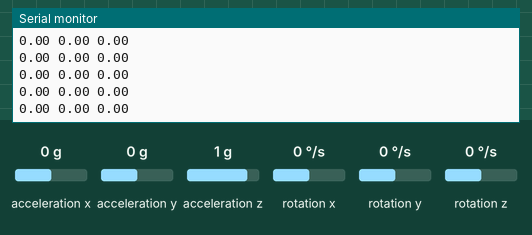
Simulated run of this program. Board: ESP32. Shown: the last lines printed to the serial monitor. The inputs (shaded band) are chosen by the test bench; at power-on: acceleration x 0 g, acceleration y 0 g, acceleration z 1 g, rotation x 0 °/s, rotation y 0 °/s, rotation z 0 °/s.

Above: at 4.2 s.
4.3 s: acceleration x set to -1.4 g
At 5.1 s:
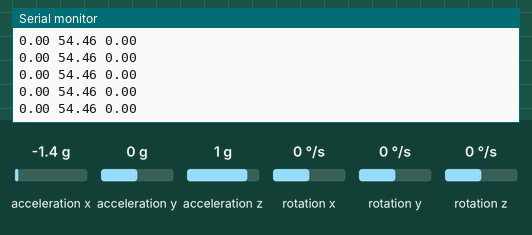
5.8 s: acceleration y set to 0.8 g
At 6.5 s:
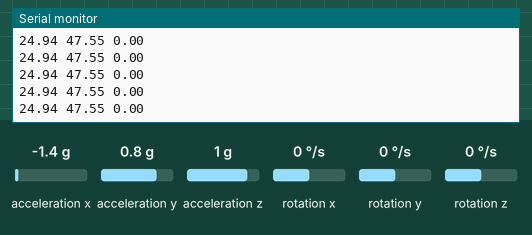
Timing chart, 0 to 7.8 s (numbered marks = the images above; inputs shaded):
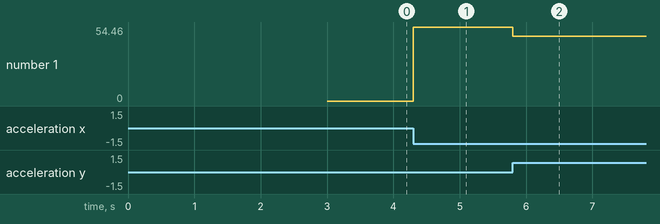

The program:

main.cpp
```cpp
#include <MPU6050_tockn.h>
#include <Wire.h>

// Objekt gyroskopu
MPU6050 mpu6050(Wire);

// Funkce setup se spusti na zacatku programu
void setup() {
  // Nastartovani seriove linky
  Serial.begin(115200);

  // Nastartuj sbernici I2C
  Wire.begin();
  // Nastartuj gyroskop
  mpu6050.begin();
  // Proved kalibraci
  mpu6050.calcGyroOffsets(true);

}

// Funkce loop se opakuje stale dokola
void loop() {
  // Ziskej data z akcelerometru
  mpu6050.update();
  // Vypis uhly naklonu do seriove linky
  // A oddel je mezerou pro zobrazeni v plotru
  Serial.print(mpu6050.getAngleX()); Serial.print(" ");
  Serial.print(mpu6050.getAngleY()); Serial.print(" ");
  Serial.println(mpu6050.getAngleZ());
} 
```

Measured:
- after the input at 4.3 s, the serial monitor: prints a new line at once (image 1)
- after the input at 5.8 s, the serial monitor: prints a new line at once (image 2)
- plotted number 1: 0 → 54.46 after the input at 4.3 s, 54.46 → 47.55 after the input at 5.8 s
